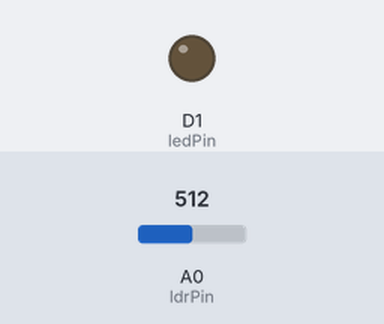
A sketch run on a simulated ESP8266 (NodeMCU). Parts: output pins drawn as LEDs (lit = HIGH). Inputs (shaded band) come from the test bench; at power-on: A0 (ldrPin) = 512. What the sketch prints to the serial monitor is not drawn.

Above: at 1.2 s.
1.3 s: A0 (ldrPin) set to 313
2.8 s: A0 (ldrPin) set to 285
At 4.0 s:
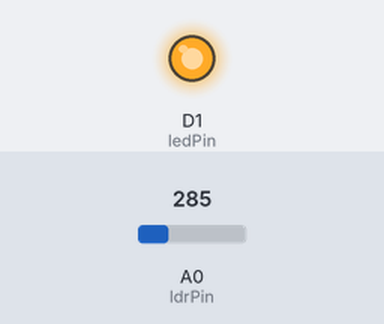
4.3 s: A0 (ldrPin) set to 306
At 5.4 s:
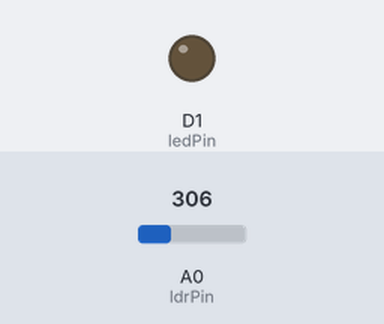
Timing chart, 0 to 7.3 s (numbered marks = the images above; inputs shaded):
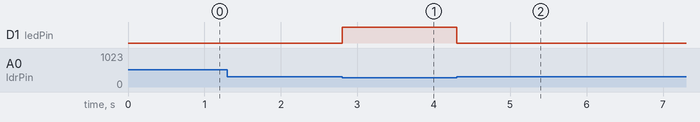

Measured:
- the behaviour switches between 301 and 300 on A0 (ldrPin) (found by bisection; images 0 and 1)
- after the input at 2.8 s, D1 (ledPin): LOW → HIGH at once
- after the input at 4.3 s, D1 (ledPin): HIGH → LOW at once

The sketch:

test-ldr.ino
```cpp
const int ledPin = D1;
const int ldrPin = A0;

void setup() {
  Serial.begin(115200);
  pinMode(ledPin, OUTPUT);
  pinMode(ldrPin, INPUT);
}

void loop() {
  int ldrStatus = analogRead(ldrPin);
  if(ldrStatus <= 300){
    digitalWrite(ledPin, HIGH);
    Serial.println("LDR is DARK, LED is ON");
  }else{
    digitalWrite(ledPin, LOW);
    Serial.println("--------------");
  }
}
```
